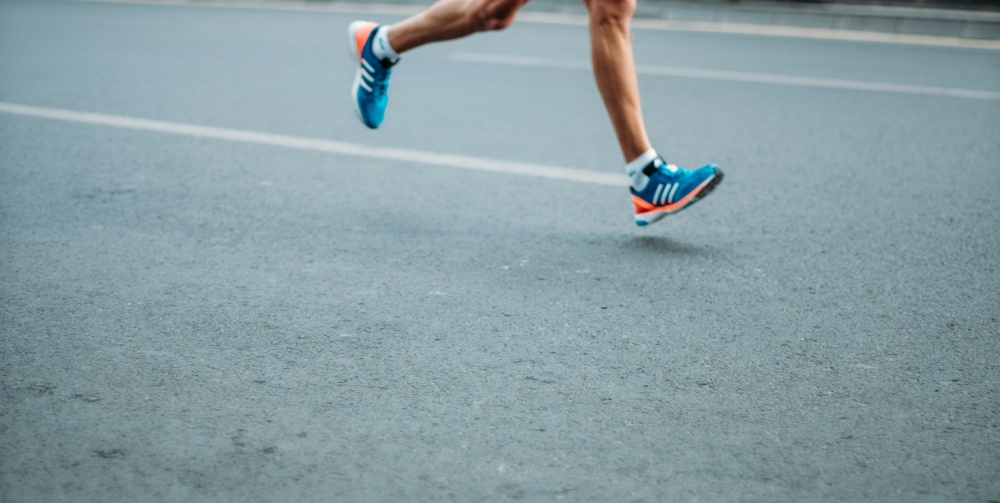
//> input picture images/Marathon.jpeg, 1000 x 503 px, shrunk from 1440 x 725 before the run
$ ./imageprocessing_cv   (built with g++ and OpenCV 4)
//> lines starting //> are read from the running program, lines starting //| are printed output that depends on the picture; after the words box and inside, x2 and y2 are one past the last pixel; in counts of white or black regions, pixels touching at a corner belong together
#include <opencv2/opencv.hpp>
#include <iostream>

using namespace cv;
using namespace std;

int main()
{
    // Load the image
    Mat image = imread("../images/Marathon.jpeg");
//> image is the input picture: 503 rows x 1000 cols, CV_8UC3; mean B, G, R 164.3, 158.5, 137.4

    // Convert the image to grayscale

    Mat gray_image;
    cvtColor(image, gray_image, COLOR_BGR2GRAY);
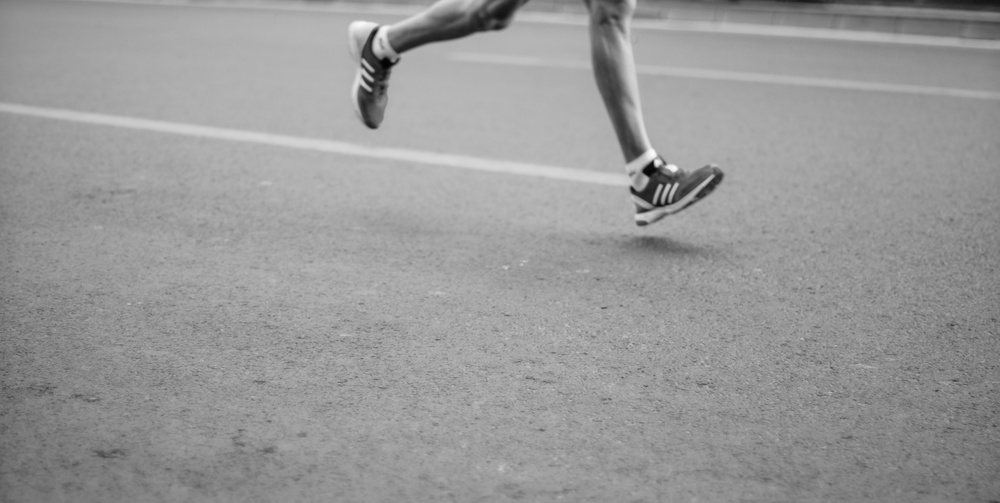
//> gray_image: 503 rows x 1000 cols, CV_8UC1; min 3, max 251, mean 152.8

       // Save the processed image
    imwrite("processing/gray_image.jpg", gray_image);

    // Apply thresholding
    Mat thresholded_image;
    threshold(gray_image, thresholded_image, 128, 255, THRESH_BINARY);
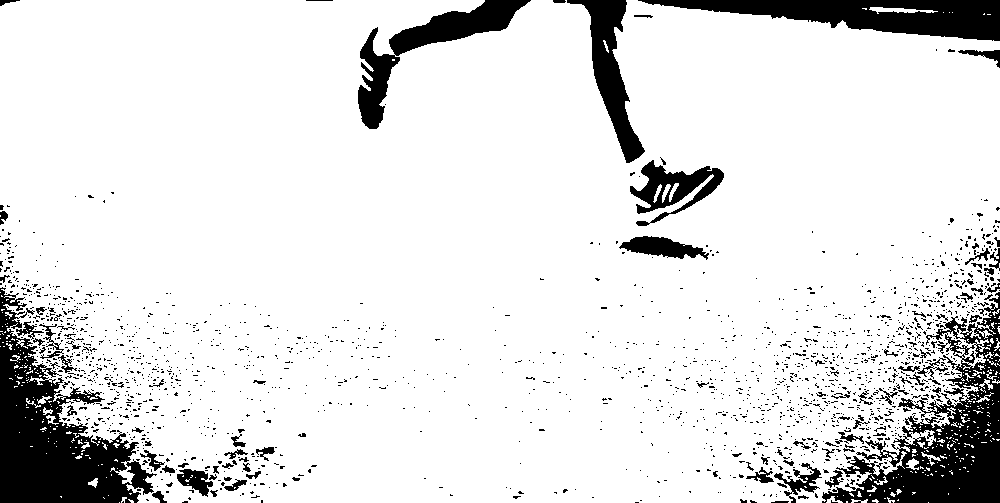
//> thresholded_image: 503 rows x 1000 cols, CV_8UC1; 88% white; 1936 black regions (1834 under 20 px), largest, box (x1, y1, x2, y2) and area: (0, 287, 157, 503) 14349, (822, 292, 1000, 503) 13203, (638, 0, 1000, 41) 7940
     imwrite("processing/thresholded_image.jpg", thresholded_image);

    // Apply Gaussian blur
    Mat blurred_image;
    GaussianBlur(thresholded_image, blurred_image, Size(3,3), 0);
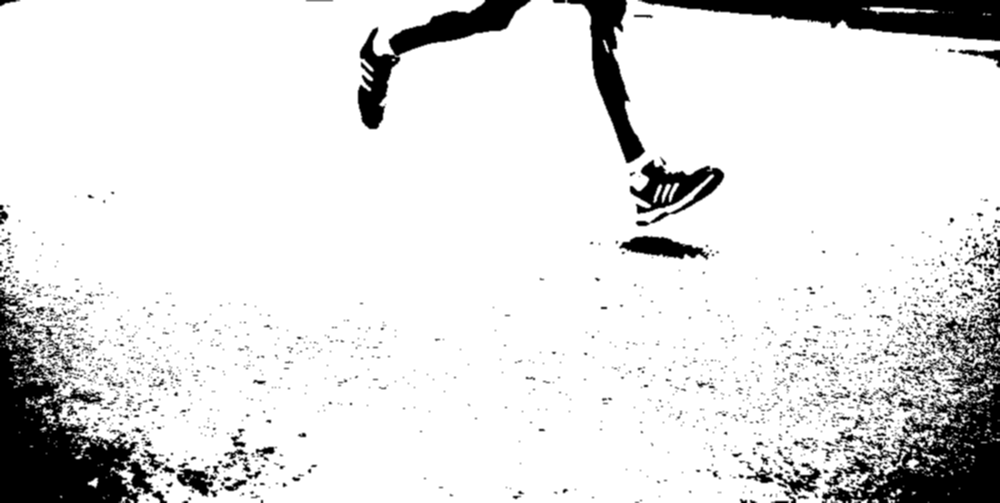
//> blurred_image: 503 rows x 1000 cols, CV_8UC1; min 0, max 255, mean 224.5


    imwrite("processing/processed_image.jpg", blurred_image);

    return 0;
}
